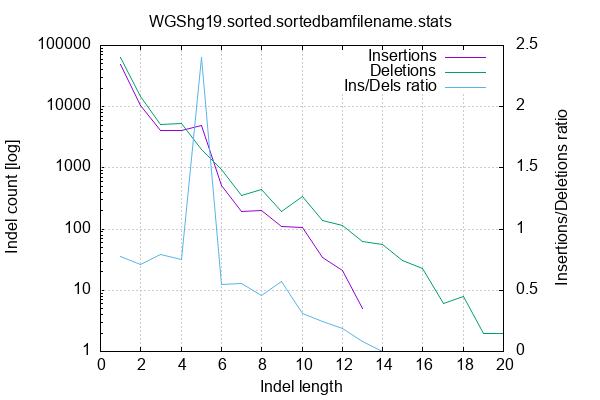

This chart was generated by the following gnuplot code:

        set terminal png size 600,400 truecolor
        set output "./output/QC/WGShg19.sorted/samtools_stat_plots/WGShg19.sorted-indel-dist.png"
        set grid xtics ytics y2tics back lc rgb "#cccccc"
        set style line 1 linetype 1  linecolor rgb "red"
        set style line 2 linetype 2  linecolor rgb "black"
        set style line 3 linetype 3  linecolor rgb "green"
        set style increment user
        set ylabel "Indel count [log]"
        set xlabel "Indel length"
        set y2label "Insertions/Deletions ratio"
        set log y
        set y2tics nomirror
        set ytics nomirror
        set title "WGShg19.sorted.sortedbamfilename.stats" noenhanced
        plot '-' w l ti 'Insertions', '-' w l ti 'Deletions', '-' axes x1y2 w l ti "Ins/Dels ratio"
    1	49288
2	10343
3	4086
4	4019
5	4848
6	520
7	196
8	201
9	112
10	107
11	34
12	21
13	5
14	0
15	0
16	0
17	0
18	0
19	0
20	0
end
1	63833
2	14509
3	5160
4	5344
5	2018
6	949
7	354
8	439
9	197
10	345
11	137
12	113
13	63
14	55
15	31
16	23
17	6
18	8
19	2
20	2
end
1	0.772140
2	0.712868
3	0.791860
4	0.752058
5	2.402379
6	0.547945
7	0.553672
8	0.457859
9	0.568528
10	0.310145
11	0.248175
12	0.185841
13	0.079365
14	0.000000
15	0.000000
16	0.000000
17	0.000000
18	0.000000
19	0.000000
20	0.000000
end
